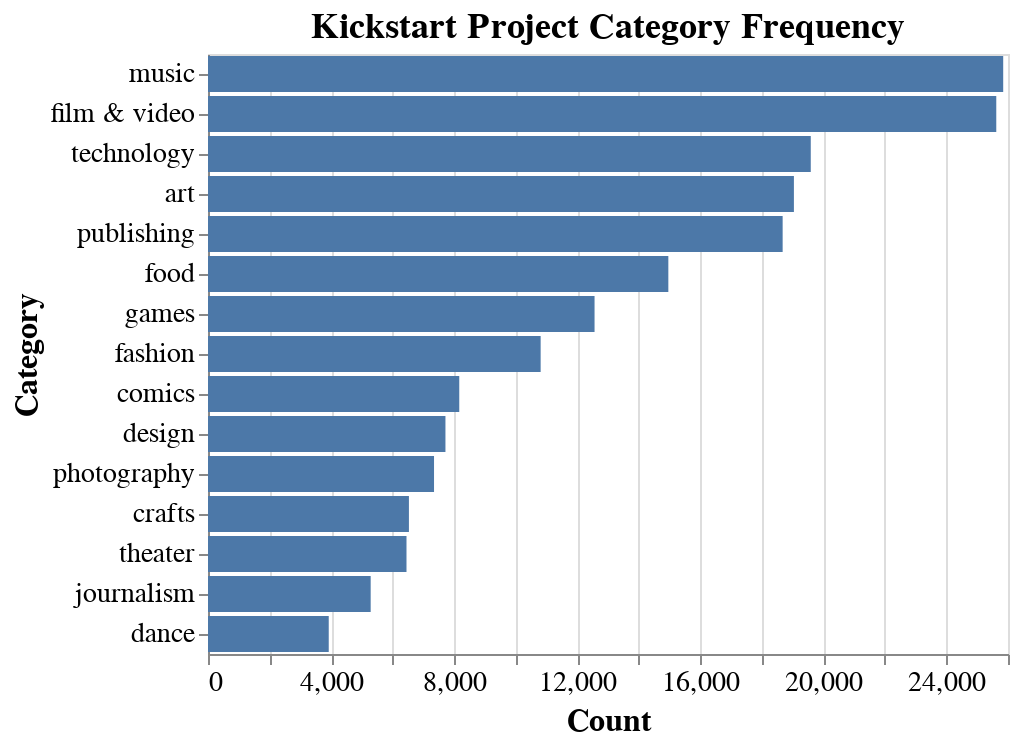

Notebook code for this chart:
### Markdown cell above
Lastly, use the lecture notes in order to adjust the font of the labels, axes, and to add a meaningful title to the chart. 

*Hint: you'll need to modify options in the`configure_axis`, `configure_title`, and `properties`.*

<!--
BEGIN QUESTION
name: q3viz
manual: true
points: 5
gradescope: show
-->
<!-- EXPORT TO PDF -->

### Code cell
# REPLACE "..." WITH PLOTTING CODE
alt.Chart(category_counts).mark_bar().encode(
    y = alt.Y("cat", axis = alt.Axis(title = "Category"), sort='-x'),
    x = alt.X("count", axis = alt.Axis(title = "Count"))
).properties(
    title=" Kickstart Project Category Frequency"
).configure_title(fontSize=18).configure_axis(
    labelFontSize=14, # change axes label font size
    titleFontSize=16  # change axes title font size
)

### Figure 1 — Vega-Lite specification as saved in the notebook (floating-point values rounded to 4 significant figures)
{"config": {"view": {"continuousWidth": 400, "continuousHeight": 300}, "axis": {"labelFontSize": 14, "titleFontSize": 16}, "title": {"fontSize": 18}}, "data": {"name": "data-553353af142661fd4f817899b7064bfd"}, "mark": "bar", "encoding": {"x": {"type": "quantitative", "axis": {"title": "Count"}, "field": "count"}, "y": {"type": "nominal", "axis": {"title": "Category"}, "field": "cat", "sort": "-x"}}, "title": " Kickstart Project Category Frequency", "$schema": "https://vega.github.io/schema/vega-lite/v4.8.1.json", "datasets": {"data-553353af142661fd4f817899b7064bfd": [{"cat": "music", "count": 25844}, {"cat": "film & video", "count": 25619}, {"cat": "technology", "count": 19590}, {"cat": "art", "count": 19042}, {"cat": "publishing", "count": 18676}, {"cat": "food", "count": 14961}, {"cat": "games", "count": 12563}, {"cat": "fashion", "count": 10811}, {"cat": "comics", "count": 8166}, {"cat": "design", "count": 7717}, {"cat": "photography", "count": 7346}, {"cat": "crafts", "count": 6530}, {"cat": "theater", "count": 6451}, {"cat": "journalism", "count": 5287}, {"cat": "dance", "count": 3924}]}}
